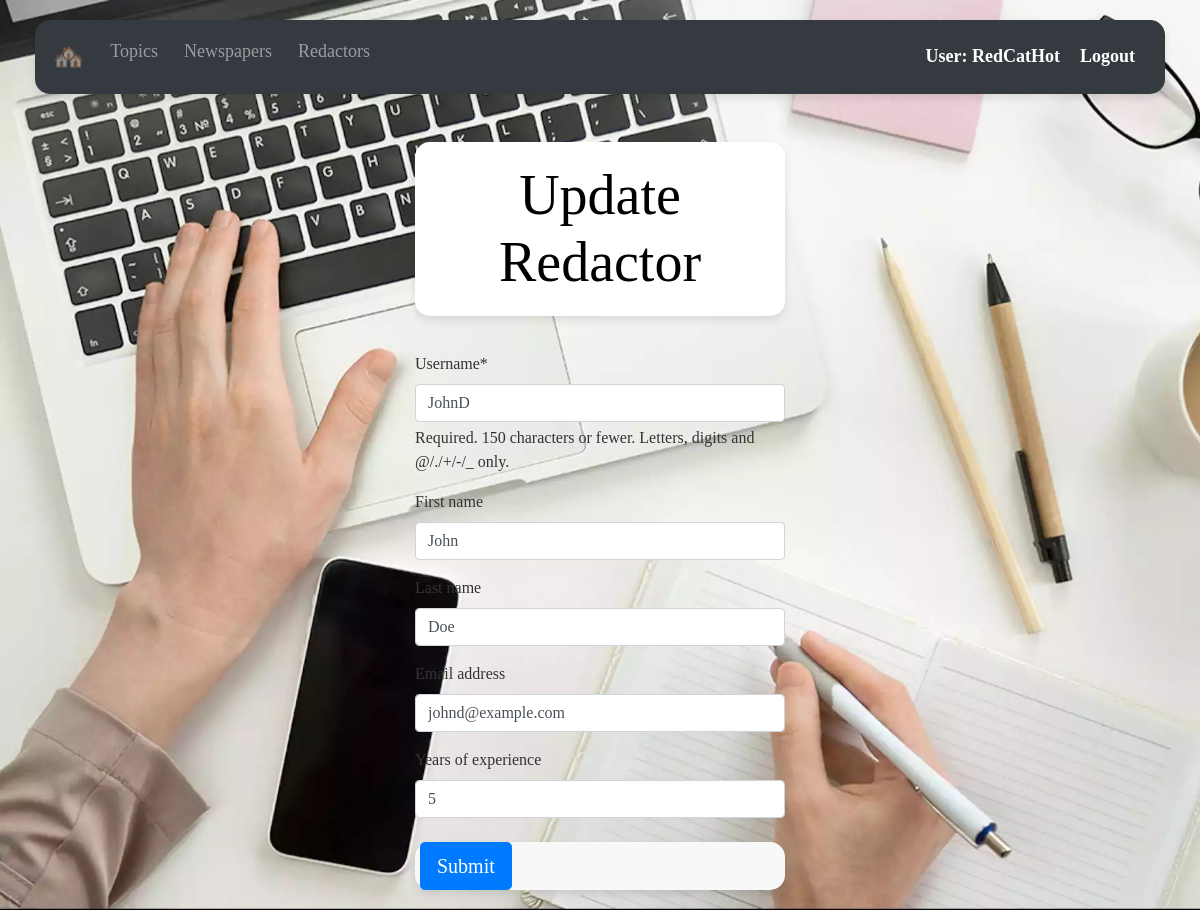
The page /redactors/4/update/ (signed in) on the database its author committed.
### agency/models.py (models this page shows, shortened)
class Redactor(AbstractUser):
    years_of_experience = models.IntegerField(null=True, blank=True)
    class Meta:
        ordering = ["username"]

### agency/views.py (the view)
class RedactorUpdateView(LoginRequiredMixin, generic.UpdateView):
    model = Redactor
    fields = [
        "username",
        "first_name",
        "last_name",
        "email",
        "years_of_experience",
    ]
    success_url = reverse_lazy("newspaper:redactor-list")

### templates/agency/redactor_form.html (shortened to what this page needs)
{% extends "base.html" %}
{% load crispy_forms_filters %}
{% load static %}
{% block content %}
  <div class="container">
    <div class="row justify-content-center mt-5">
      <div class="col-md-6 text-center">
        <h1 class="display-4">{{ object|yesno:"Update,Create" }} Redactor</h1>
      </div>
    </div>
    <div class="row justify-content-center mt-3">
      <div class="col-md-6">
        <form action="" method="post" novalidate enctype="multipart/form-data">
          {{ form|crispy }}
          <div class="mt-4">
            <button class="btn btn-primary btn-lg" type="submit">Submit</button>
          </div>
        </form>
      </div>
    </div>
  </div>
{% endblock %}

### templates/includes/navbar.html (shortened to what this page needs)
<nav class="navbar navbar-expand-lg navbar-dark bg-dark">
  <div class="collapse navbar-collapse" id="navbarSupportedContent">
    <ul class="navbar-nav mr-auto">
      <li class="nav-item">
        <a class="nav-link" href="{% url "agency:index" %}" style="font-size: 25px;">🏘️</a>
      </li>
      <li class="nav-item">
        <a class="nav-link" href="{% url "agency:topic-list" %}">Topics</a>
      </li>
      <li class="nav-item">
        <a class="nav-link" href="{% url "agency:newspaper-list" %}">Newspapers</a>
      </li>
      <li class="nav-item">
        <a class="nav-link" href="{% url "agency:redactor-list" %}">Redactors</a>
      </li>
    </ul>
    <form class="form-inline my-2 my-lg-0">
      {% if user.is_authenticated %}
        <a class="navbar-brand" href="https://www.youtube.com/watch?v=dQw4w9WgXcQ&ab_channel=RickAstley">User: {{ user.username }}</a>
        <a class="navbar-brand" href="{% url 'logout' %}">Logout</a>
      {% else %}
        <a class="navbar-brand" href="{% url 'login' %}">Login</a>
      {% endif %}
    </form>
  </div>
</nav>

### static/css/styles.css (style rules this page uses)
body { background-color: #f8f9fa; color: #333; font-family: Georgian, serif, Arial, sans-serif; margin: 0; padding: 0; }
.container { max-width: 800px; margin: 0 auto; }
.card, .topic-item, .publish-item, .topic-type-item, .navbar { border-radius: 15px; box-shadow: 0 4px 8px rgba(0, 0, 0, 0.1); padding: 20px; background-color: #fff; }
h1 { font-size: 32px; margin-bottom: 20px; color: #41a5e5; }
h1.display-4 { color: #000; margin-bottom: 20px; background-color: #fff; padding: 20px; border-radius: 15px; box-shadow: 0 4px 8px rgba(0, 0, 0, 0.1); }
.text-center { text-align: center; }
.topic-item, .publish-item, .topic-type-item, .navbar { background-color: #aa98df; }
.navbar { background-color: #693c1c; width: 100%; padding: 10px; margin-bottom: 0; }
.navbar-brand { font-size: 24px; font-weight: bold; color: #336699; text-decoration: none; margin-right: 20px; }
.navbar-nav .nav-link { font-size: 18px; color: #333; margin-right: 10px; text-decoration: none; }
.form-inline .navbar-brand { font-size: 18px; color: #fff; text-decoration: none; }
.mt-5 { margin-top: 50px; }
.row::after { content: ""; clear: both; display: table; }
.mt-4 { background-color: #f8f8f8; position: relative; padding: 0 5px; color: #cb0c2f; border-radius: 15px; box-shadow: 0 4px 8px rgba(0, 0, 0, 0.1); }
.mt-4::before { content: ''; position: absolute; top: 50%; left: 0; right: 0; height: 1px; background-color: #f3722c; z-index: -1; }
.row-sm-10 h1, .row-sm-10 p { background-color: #fff; padding: 20px; border-radius: 15px; box-shadow: 0 4px 8px rgba(0, 0, 0, 0.1); display: inline-block; }

### rows shown on the page
Redactor: username "RedCatHot"
Redactor: username "JohnD", first_name "John", last_name "Doe", email "johnd@example.com", years_of_experience "5"

### other values the page prints
{{ object|yesno:"Update,Create" }} "Update"
